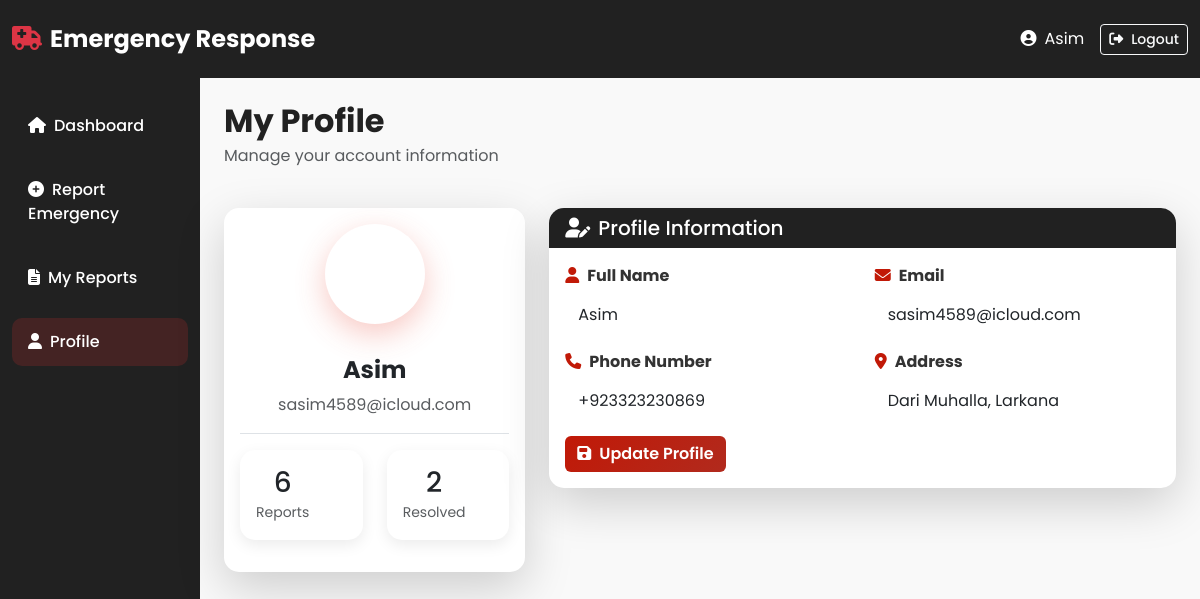
Page /citizen/profile.php (signed in) on the committed database.
### tables this page shows
CREATE TABLE `users` (
  `Id` int(11) NOT NULL,
  `Name` varchar(100) NOT NULL,
  `Email` varchar(100) NOT NULL,
  `Pass` varchar(255) NOT NULL,
  `Role` varchar(50) NOT NULL DEFAULT 'citizen',
  `Phone` varchar(20) NOT NULL,
  `Address` varchar(100) DEFAULT NULL,
  `Join_Date` date DEFAULT curdate()
);

### citizen/profile.php (the view, shortened to what this page needs)
<?php
include '../include/db.php';
$user_id = mysqli_real_escape_string($conn, $_SESSION['user_id']);
$user = mysqli_fetch_assoc(mysqli_query($conn, "SELECT * FROM users WHERE Id = '$user_id'"));
?>
<!DOCTYPE html>
<html lang="en">
<head>
  <link href="https://cdn.jsdelivr.net/npm/bootstrap@5.3.0/dist/css/bootstrap.min.css" rel="stylesheet">
  <link rel="stylesheet" href="https://cdnjs.cloudflare.com/ajax/libs/font-awesome/6.4.0/css/all.min.css">
  <link rel="stylesheet" href="../admin/style.css">
</head>
<body>
  <nav class="navbar navbar-expand-lg navbar-dark bg-dark-custom">
    <div class="container-fluid">
      <a class="navbar-brand fw-bold" href="#">
        <i class="fas fa-ambulance text-danger me-2"></i>Emergency Response
      </a>
      <div class="d-flex align-items-center">
        <span class="text-white me-3">
          <i class="fas fa-user-circle me-2"></i><?php echo htmlspecialchars($_SESSION['user_name']); ?>
        </span>
        <a href="../logout.php" class="btn btn-outline-light btn-sm">
          <i class="fas fa-sign-out-alt me-2"></i>Logout
        </a>
      </div>
    </div>
  </nav>
  <div class="container-fluid">
    <div class="row">
      <nav class="col-md-3 col-lg-2 bg-dark-custom sidebar vh-100 position-fixed pt-4">
        <ul class="nav flex-column">
          <li class="nav-item mb-2"><a class="nav-link text-white" href="dashboard.php"><i class="fas fa-home me-2"></i>Dashboard</a></li>
          <li class="nav-item mb-2"><a class="nav-link text-white" href="report_emergency.php"><i class="fas fa-plus-circle me-2"></i>Report Emergency</a></li>
          <li class="nav-item mb-2"><a class="nav-link text-white" href="my_reports.php"><i class="fas fa-file-alt me-2"></i>My Reports</a></li>
          <li class="nav-item mb-2"><a class="nav-link active text-white" href="profile.php"><i class="fas fa-user me-2"></i>Profile</a></li>
        </ul>
      </nav>
      <main class="col-md-9 col-lg-10 ms-auto px-4 py-4">
        <div class="d-flex justify-content-between align-items-center mb-4">
          <div>
            <h2 class="fw-bold mb-1">My Profile</h2>
            <p class="text-muted">Manage your account information</p>
          </div>
        </div>
        <div class="row">
          <div class="col-lg-4 mb-4">
            <div class="card section-card shadow-lg">
              <div class="card-body text-center">
                <div class="profile-icon">
                  <i class="fas fa-user"></i>
                </div>
                <h4 class="fw-bold"><?php echo htmlspecialchars($user['Name']); ?></h4>
                <p class="text-muted mb-3"><?php echo htmlspecialchars($user['Email']); ?></p>
                <div class="border-top pt-3">
                  <div class="row text-center">
                    <div class="col-6 mb-3">
                      <div class="stat-card total-emergencies p-3">
                        <div class="text-center">
                          <?php
                          $emergency_count = mysqli_num_rows(mysqli_query($conn, "SELECT * FROM emergencies WHERE User_Id = '$user_id'"));
                          echo "<h3 class='mb-0'>{$emergency_count}</h3>";
                          ?>
                          <small class="text-muted">Reports</small>
                        </div>
                      </div>
                    </div>
                    <div class="col-6 mb-3">
                      <div class="stat-card resolved p-3">
                        <div class="text-center">
                          <?php
                          $resolved_count = mysqli_num_rows(mysqli_query($conn, "SELECT * FROM emergencies WHERE User_Id = '$user_id' AND Emergency_Status = 'Resolved'"));
                          echo "<h3 class='mb-0'>{$resolved_count}</h3>";
                          ?>
                          <small class="text-muted">Resolved</small>
                        </div>
                      </div>
                    </div>
                  </div>
                </div>
              </div>
            </div>
          </div>
          <div class="col-lg-8">
            <div class="card section-card shadow-lg mb-4">
              <div class="card-header bg-dark-custom text-white">
                <h5 class="mb-0"><i class="fas fa-user-edit me-2"></i>Profile Information</h5>
              </div>
              <div class="card-body">
                <form method="POST">
                  <div class="row">
                    <div class="col-md-6 mb-3">
                      <label class="form-label fw-bold"><i class="fas fa-user text-danger me-2"></i>Full Name</label>
                      <input type="text" name="name" class="form-control" value="<?php echo htmlspecialchars($user['Name']); ?>" required>
                    </div>
                    <div class="col-md-6 mb-3">
                      <label class="form-label fw-bold"><i class="fas fa-envelope text-danger me-2"></i>Email</label>
                      <input type="email" name="email" class="form-control" value="<?php echo htmlspecialchars($user['Email']); ?>" required>
                    </div>
                  </div>
                  <div class="row">
                    <div class="col-md-6 mb-3">
                      <label class="form-label fw-bold"><i class="fas fa-phone text-danger me-2"></i>Phone Number</label>
                      <input type="text" name="phone" class="form-control" value="<?php echo htmlspecialchars($user['Phone'] ?? ''); ?>">
                    </div>
                    <div class="col-md-6 mb-3">
                      <label class="form-label fw-bold"><i class="fas fa-map-marker-alt text-danger me-2"></i>Address</label>
                      <input type="text" name="address" class="form-control" value="<?php echo htmlspecialchars($user['Address'] ?? ''); ?>">
                    </div>
                  </div>
                  <button type="submit" name="update_profile" class="btn btn-danger">
                    <i class="fas fa-save me-2"></i>Update Profile
                  </button>
                </form>
              </div>
            </div>
</body>
</html>

### admin/style.css (style rules this page uses)
:root { --primary-red: #D32F2F; --primary-dark: #212121; --primary-white: #F9F9F9; --primary-blue: #1976D2; --success-green: #2E7D32; --warning-orange: #F57C00; --danger-red: #C62828; }
* { margin: 0; padding: 0; box-sizing: border-box; }
body { font-family: 'Poppins', sans-serif; color: var(--primary-dark); background: var(--primary-white); }
.bg-dark-custom { background-color: var(--primary-dark) !important; }
.navbar { padding: 1rem 0; transition: all 0.3s ease; position: sticky; top: 0; z-index: 1000; }
.navbar-brand { font-size: 1.5rem; font-weight: 700; }
.nav-link { transition: all 0.3s ease; font-weight: 500; }
.form-control { border-color: rgba(255, 255, 255, 0.2) !important; }
.stat-card { background: white; border-radius: 15px; padding: 1.5rem; display: flex; align-items: center; gap: 1.5rem; box-shadow: 0 5px 15px rgba(0, 0, 0, 0.08); transition: all 0.3s ease; }
.sidebar { padding-top: 2rem; background: var(--primary-dark); }
.sidebar .nav-link { padding: 0.75rem 1rem; border-radius: 10px; margin-bottom: 0.5rem; color: rgba(255, 255, 255, 0.7); transition: all 0.3s ease; }
.sidebar .nav-link:hover, .sidebar .nav-link.active { background: rgba(211, 47, 47, 0.2); color: white; }
.btn { transition: all 0.3s ease; font-weight: 500; }
.card { transition: all 0.3s ease; }
html { scroll-behavior: smooth; }

### citizen/profile.php (style rules this page uses)
.profile-icon { width: 100px; height: 100px; background: linear-gradient(135deg, #c11907ff); border-radius: 50%; display: flex; align-items: center; justify-content: center; font-size: 3rem; color: white; margin: 0 auto 2rem; box-shadow: 0 10px 30px rgba(231, 76, 60, 0.3); }
.section-card { border: none; border-radius: 15px; transition: all 0.3s ease; }
.section-card { border: none; border-radius: 15px; background: #fff; transition: all 0.3s ease; }
.section-card .card-header.bg-dark-custom { background: linear-gradient(135deg, #c11907ff) !important; color: #fff !important; border: none; border-top-left-radius: 15px; border-top-right-radius: 15px; }
.section-card .form-label { color: #333; font-weight: 600; }
.section-card .form-label i { color: #c11907ff !important; }
.section-card .form-control { border: 1px solid #dee2e6; border-radius: 8px; transition: all 0.3s ease; }
.section-card .btn-danger { background: linear-gradient(135deg, #c11907ff, #b12a1d); border: none; font-weight: 600; transition: all 0.3s ease; }
.section-card .form-control { color: #212529 !important; background-color: #fff !important; }
.section-card .form-control::placeholder { color: #6c757d !important; opacity: 1; }

### rows in the picture
users: Name "Asim", Email "sasim4589@icloud.com", name "Asim", email "sasim4589@icloud.com", phone "+923323230869", address "Dari Muhalla, Larkana"

### other values in the picture
$_SESSION['user_name'] "Asim"
$emergency_count "6"
$resolved_count "2"
